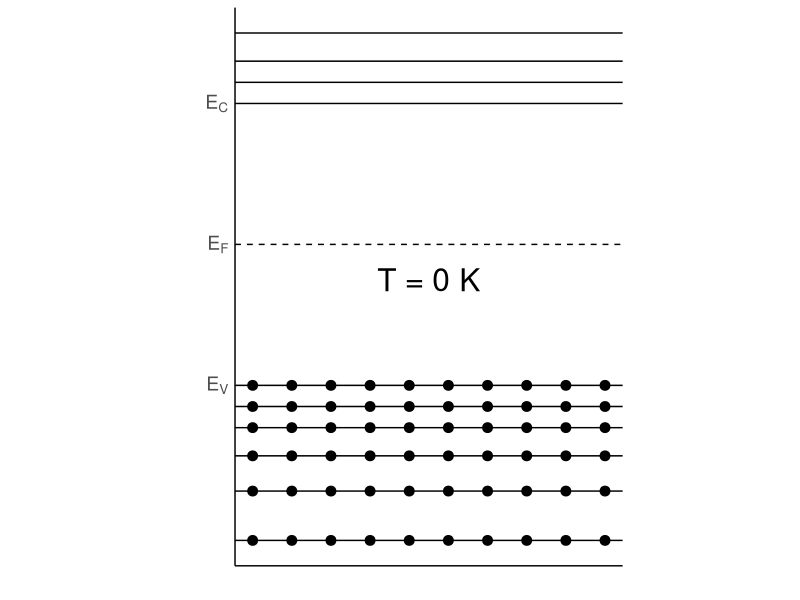
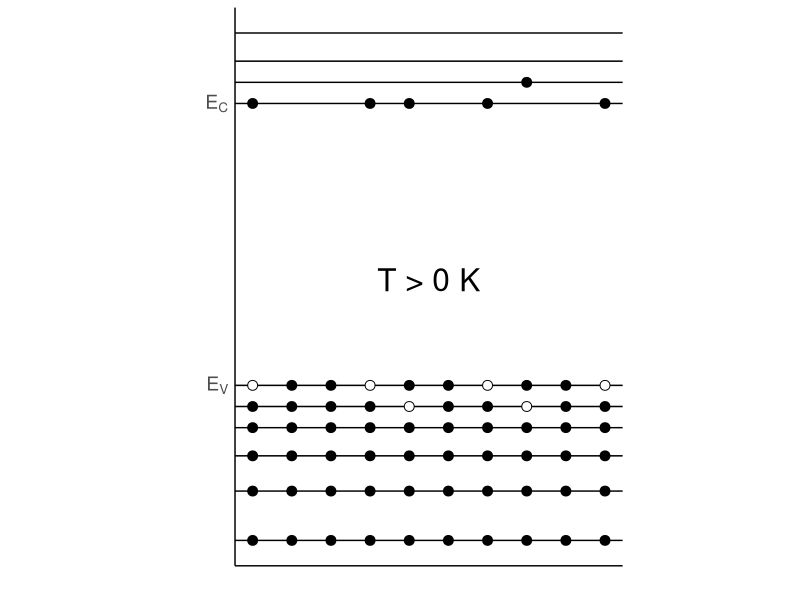
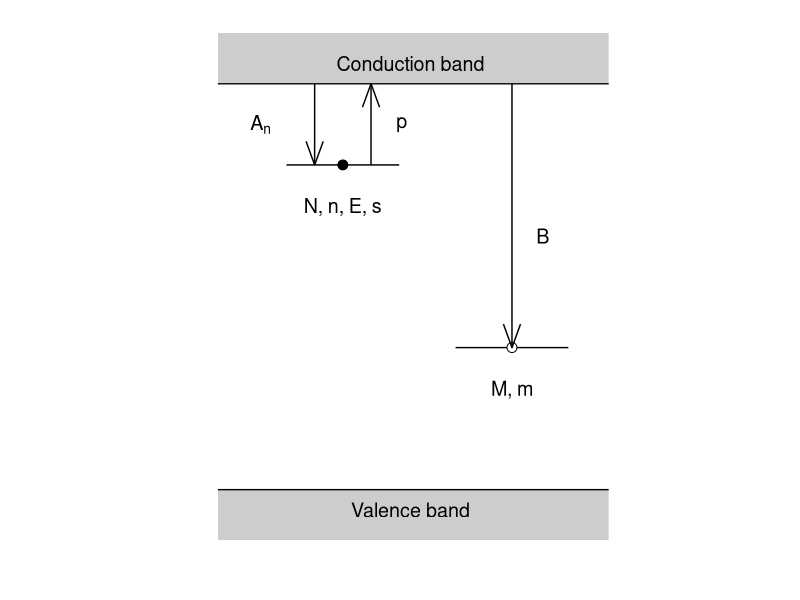
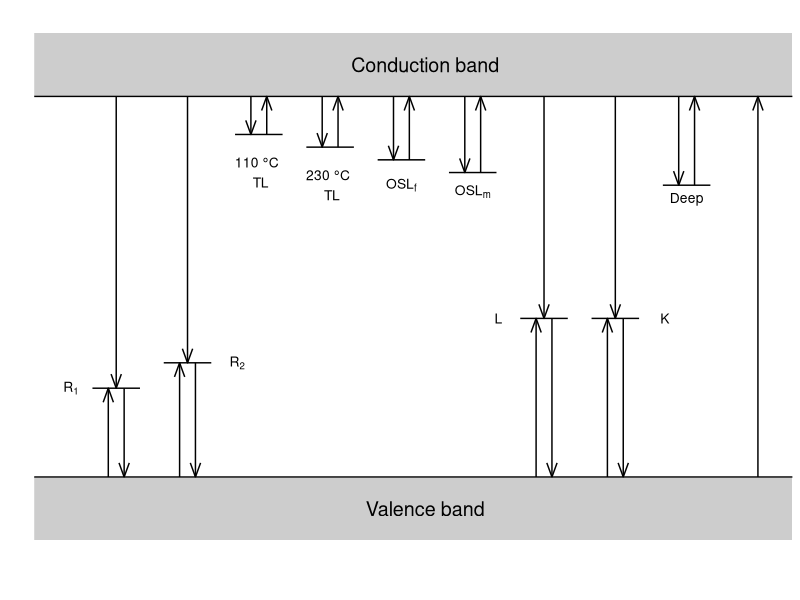

Write the R code that produced these figures, in order.
## ---- chunk 1
knitr::opts_chunk$set(collapse = TRUE, 
                      comment = "##", 
                      fig.retina = 2, 
                      fig.align = "center",
                      fig.path = "README_figs/README-")
## ---- chunk 2
library(scales)
library(ggplot2)

theme <- theme(axis.text = element_text(size = 14),
             axis.title = element_text(size = 14, face = "bold"),
             legend.text = element_text(size = 12),
             legend.title = element_text(size = 12, face = "bold"))
## ---- chunk 3
electrons <- data.frame(
  x = seq(0,1, length.out = 10),
  y = rep(c(-2.2,-1.5, -1, -0.6, -0.3, 0), each = 10)
)
## ---- chunk 4
ggplot(electrons) +
  ## add electrons
  geom_point(aes(x,y), size = 3) +
  
  ## add horizontal lines for energy levels
  geom_hline(yintercept = c(-2.2,-1.5, -1, -0.6, -0.3, 0, 4, 4.3, 4.6, 5)) +
  geom_hline(yintercept = 2, linetype = "dashed") +
  
  ## set the aspect ratio 
  coord_fixed(1/5) +
  
  ## disable x- and y-labels and ticks
  xlab("") +
  ylab("") +
  theme(axis.ticks = element_blank(),
        axis.text.x = element_blank()) +
  
  ## add labels on the y-axis
  scale_y_continuous(breaks = c(0, 2, 4), 
                     label = c(expression(paste(~E[V])),
                               expression(paste(~E[F])),
                               expression(paste(~E[C])))) +
  annotate("text", x = 0.5, y = 1.5, label = "T = 0 K", size = 8) +
    theme_classic() +
    theme(axis.ticks = element_blank(),
        axis.text.x = element_blank()) +
  theme
## ---- chunk 5

electrons <- data.frame(
  x = seq(0,1, length.out = 10),
  y = rep(c(-2.2,-1.5, -1, -0.6, -0.3, 0), each = 10)
)
## ---- chunk 6
ggplot(electrons) +
  geom_hline(yintercept = c(-2.2,-1.5, -1, -0.6, -0.3, 0, 4, 4.3, 4.6, 5)) +
  geom_point(aes(x,y), 
             size = 3, 
             shape = 21,
             size = 3, 
             fill = c(rep("black", 44), "white", rep("black",2), "white", rep("black",2),
            "white" , "black","black","white", rep("black",2), "white",rep("black",2), "white"),
             show.legend = F) +
  geom_point(data = data.frame(
    x = c(0, 1/3, 4/9, 6/9, 7/9, 1),
    y = c(4, 4, 4, 4, 4.3, 4)
  ), aes(x,y), size = 3) + 
  coord_fixed(1/5) +
  xlab("") +
  ylab("") +
  theme(axis.ticks = element_blank(),
        axis.text.x = element_blank()) +
  scale_y_continuous(breaks = c(0, 4), 
                     label = c(expression(paste(~E[V])),
                               expression(paste(~E[C])))) +
  annotate("text", x = 0.5, y = 1.5, label = "T > 0 K", size = 8) +
  theme_classic() +
    theme(axis.ticks = element_blank(),
        axis.text.x = element_blank()) +
  theme

## ---- chunk 7

e_trap <- data.frame(
  x = c(0/9, 2/9),
  y = c(4.2, 4.2)
)

recombination_centre <- data.frame(
  x = c(3/9, 5/9),
  y = c(2.4, 2.4)
)

arrow <- data.frame(
  x_start = c(0.5/9, 1.5/9, 4/9),
  x_end = c(0.5/9, 1.5/9, 4/9),
  y_start = c(5, 4.2, 5),
  y_end = c(4.2, 5, 2.4)
)

captured <- data.frame(
  x = c(1/9, 4/9),
  y = c(4.2, 2.4))

bands <- data.frame(
  x_start = c(-Inf, -Inf),
  x_end = c(Inf, Inf),
  y_start = c(0.5, 5.5),
  y_end = c(1, 5)
)
## ---- chunk 8
ggplot() +
  geom_hline(yintercept = c(1, 5)) +
  ## add donor state
  geom_line(data = e_trap, aes(x,y), show.legend = F) +
  ## add recombination state
  geom_line(data = recombination_centre, aes(x,y), show.legend = F) +
  ## add captured electrons and holes 
  geom_point(data = captured, 
             aes(x,y),
             shape = 21,
             size = 3, 
             fill =  c("black", "white"),
             show.legend = F) +
  geom_segment(data = arrow, mapping = aes(x = x_start, y = y_start, xend = x_end, yend = y_end),
               arrow = arrow(angle = 20)) +
  
  ## shaded area valence band
  geom_rect(data = bands,
            mapping = aes(xmin = x_start, ymin = y_start, xmax = x_end, ymax = y_end),
            alpha = .3) + 
  coord_fixed(1/5) +
  xlab("") +
  ylab("") +
  theme_classic() +
  
  ## add text in the plot
  annotate("text", x = 2.2/9, y = 5.2, label = "Conduction band", size = 5) +
  annotate("text", x = 2.2/9, y = 0.8, label = "Valence band", size = 5) +
  annotate("text", x = 4/9, y = 2, label = "M, m", size = 5) +
  annotate("text", x = 1/9, y = 3.8, label = "N, n, E, s", size = 5) +
  annotate("text", x = -0.5/9, y = 4.6, label = "~A[n]", size = 5, parse = TRUE) +
  annotate("text", x = 2/9, y = 4.6, label = "~p", size = 5, parse = TRUE) +
  annotate("text", x = 4.5/9, y = 3.5, label = "~B", size = 5, parse = TRUE) +
  xlim(c(-0.1, 0.6)) +
  theme +
  theme(axis.ticks = element_blank(),
        axis.line = element_blank(),
        axis.text = element_blank())

## ---- chunk 9

e_trap <- data.frame(
  x = c(6, 8, 9, 11,  12, 14, 15, 17, 24 , 26),
  y = rep(c(4.6, 4.4, 4.2, 4, 3.8)+1.8, each = 2),
  group = rep(1:5, each = 2)
)

recombination_centre <- data.frame(
  x = c(0, 2, 3, 5, 18, 20, 21, 23),
  y = rep(c(2.4, 2.8, 3.5, 3.5), each = 2),
  group = rep(1:4, each = 2)
)

arrow_RC_down <- data.frame(
  x_start = c(c(1, 4, 19, 22), c(1, 4, 19, 22) + 1/3),
  x_end = c(c(1, 4, 19, 22), c(1, 4, 19, 22) + 1/3),
  y_start = c(rep(7, 4), c(2.4, 2.8, 3.5, 3.5)),
  y_end = c(2.4, 2.8, 3.5, 3.5, rep(1,4))
)

arrow_RC_up <- data.frame(
  x_start = c(1, 4, 19, 22) - 1/3,
  x_end = c(1, 4, 19, 22) - 1/3,
  y_start = rep(1, 4),
  y_end = c(2.4, 2.8, 3.5, 3.5)
)

arrow_e_down <- data.frame(
  x_start = c(7,10,13,16,25) - 1/3,
  x_end = c(7,10,13,16,25) - 1/3,
  y_start = rep(7, 5),
  y_end = c(4.6, 4.4, 4.2, 4, 3.8) + 1.8
)

arrow_R <- data.frame(
  x_start = 28,
  x_end = 28,
  y_start = 1,
  y_end = 7
)

arrow_e_up <- data.frame(
  x_end = c(7,10,13,16,25) + 1/3,
  x_start = c(7,10,13,16,25) + 1/3,
  y_end = rep(7, 5),
  y_start = c(4.6, 4.4, 4.2, 4, 3.8) + 1.8
)

arrow <- dplyr::bind_rows(arrow_RC_up, arrow_RC_down,
                   arrow_e_down, arrow_e_up,
                   arrow_R)

bands <- data.frame(
  x_start = c(-Inf, -Inf),
  x_end = c(Inf, Inf),
  y_start = c(0, 8),
  y_end = c(1, 7)
)
## ---- chunk 10
ggplot() +
  geom_hline(yintercept = c(1, 7)) +
  ## add donor state
  geom_line(data = e_trap, aes(x,y, group = group), show.legend = F) +
  ## add recombination state
  geom_line(data = recombination_centre, aes(x,y, group = group), show.legend = F) +

  geom_segment(data = arrow, mapping = aes(x = x_start, y = y_start, xend = x_end, yend = y_end),
               arrow = arrow(angle = 20,
                             length = unit(0.15, "inches"))) +
  
  ## shaded area valence band
  geom_rect(data = bands,
            mapping = aes(xmin = x_start, ymin = y_start, xmax = x_end, ymax = y_end),
            alpha = .3) + 
  xlab("") +
  ylab("") +
  theme_classic() +
  
  ## add text in the plot
  annotate("text", x = 14, y = 7.5, label = "Conduction band", size = 5) +
  annotate("text", x = 14, y = 0.5, label = "Valence band", size = 5) +
  annotate("text", x = -1, y = 2.4, label = "~R[1]", size = 3.5, parse = T) +
  annotate("text", x = 6, y = 2.8, label = "~R[2]", size = 3.5, parse = T) +
  annotate("text", x = 17, y = 3.5, label = "~L", size = 3.5, parse = T) +
  annotate("text", x = 24, y = 3.5, label = "~K", size = 3.5, parse = T) +
  annotate("text", x = 7, y = 5.8, label = "110 °C \n TL", size = 3.5) +
  annotate("text", x = 10, y = 5.6, label = "230 °C \n TL", size = 3.5) +
  annotate("text", x = 13, y = 5.6, label = "OSL[ f]", size = 3.5, parse = T) +
  annotate("text", x = 16, y = 5.5, label = "OSL[ m]", size = 3.5, parse = T) +
  annotate("text", x = 25, y = 5.4, label = "Deep", size = 3.5) +
  theme +
  theme(axis.ticks = element_blank(),
        axis.line = element_blank(),
        axis.text = element_blank())

